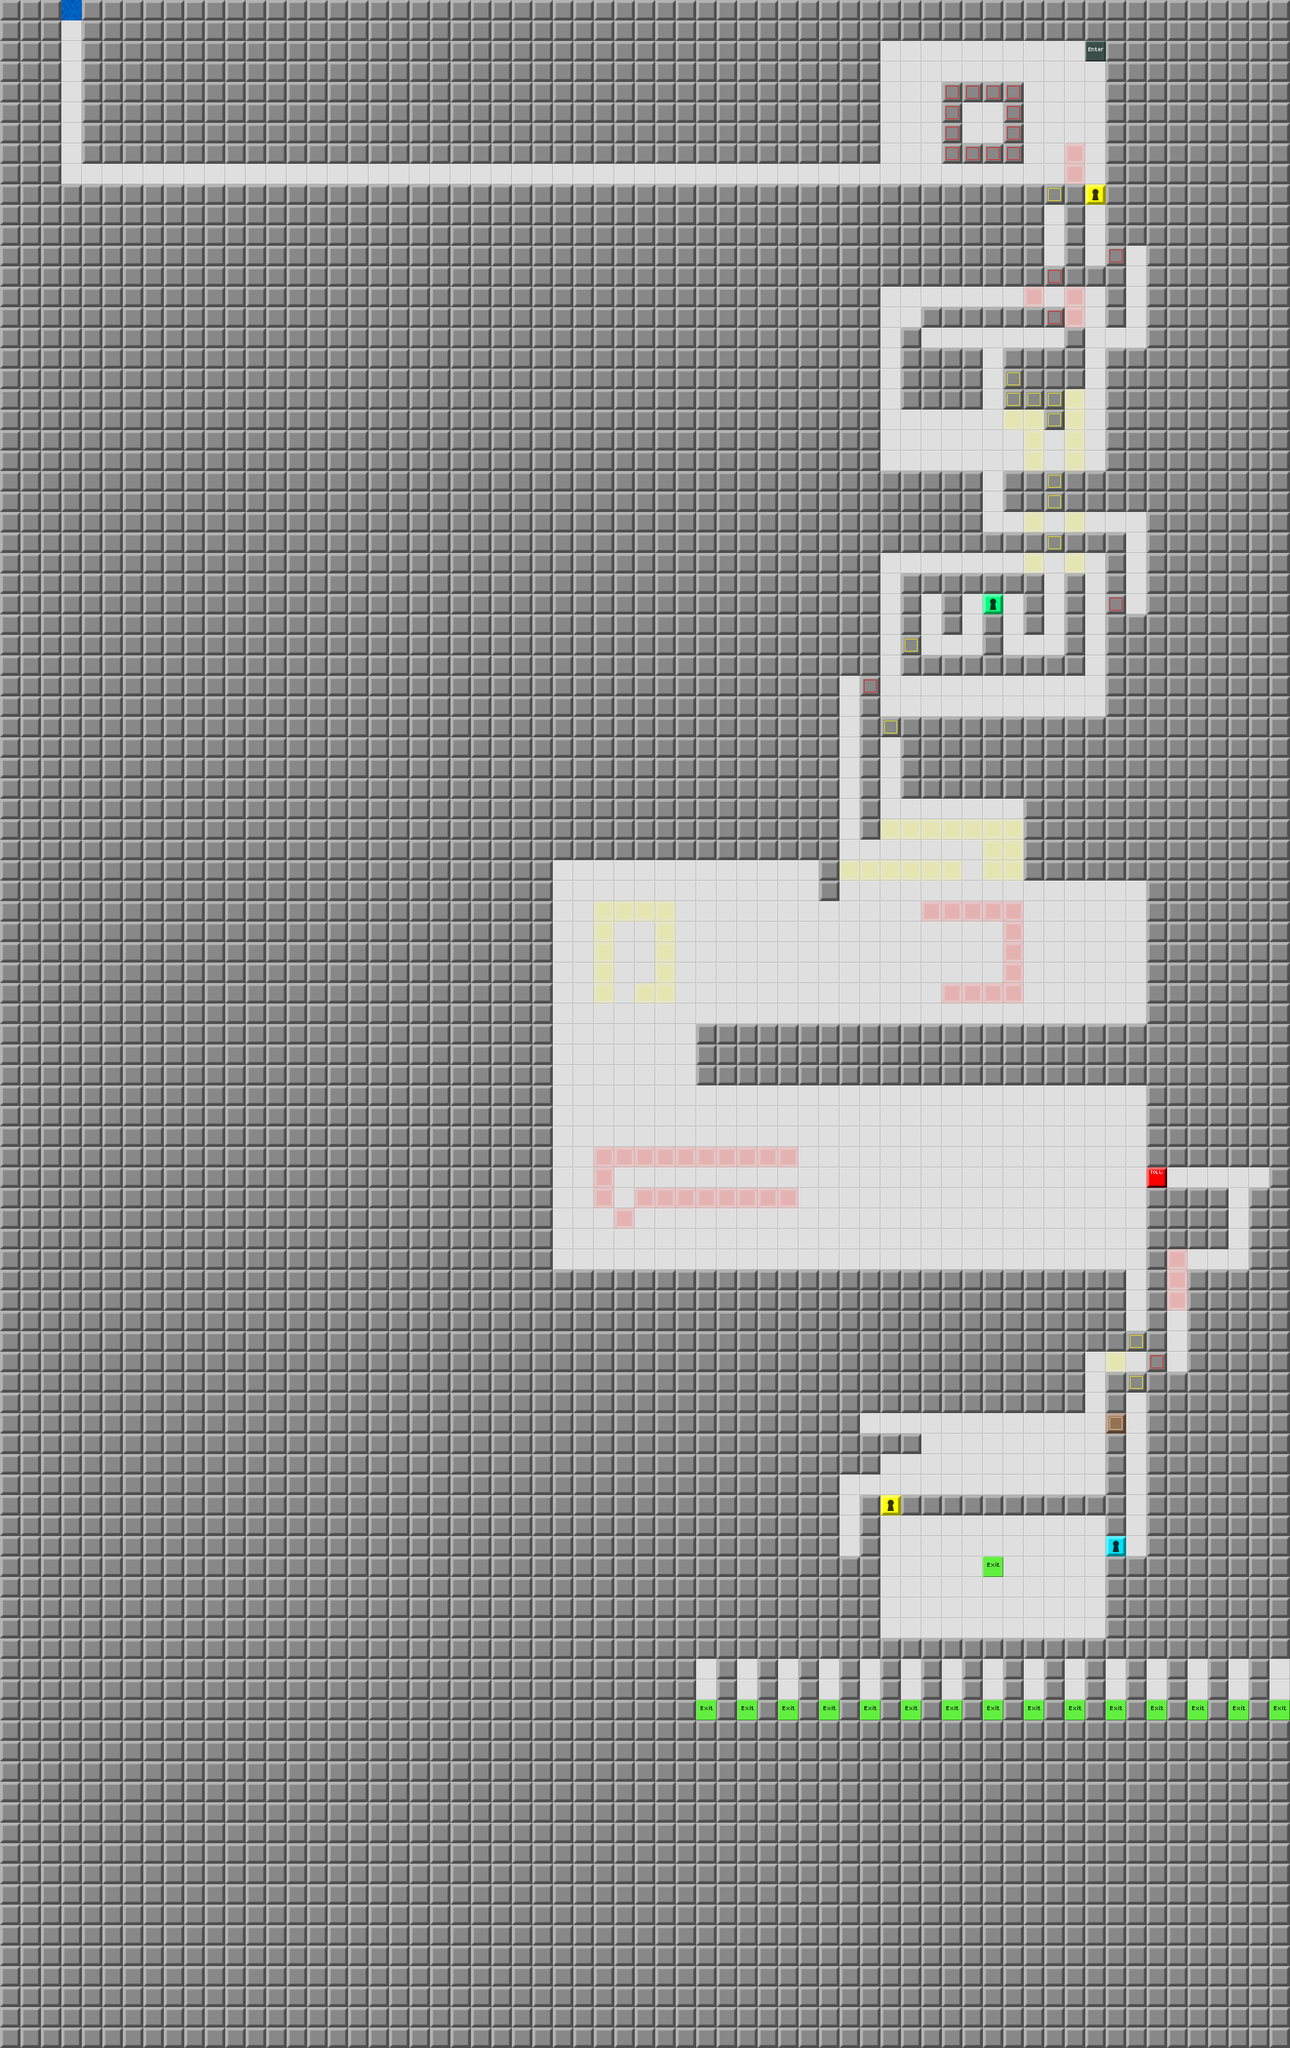

Below is a game level as drawn by its tile map, then a one-line description and the .tmx that defines it (tile-layer data replaced by summaries):
An orthogonal 63x100 tile map with 32x32 px tiles, 1 tile layer (Map) and 128 objects (key).

<map version="1.0" orientation="orthogonal" width="63" height="100" tilewidth="32" tileheight="32">
 <tileset firstgid="1" name="devgraphics" tilewidth="32" tileheight="32">
  <image source="../../../Content/JakesChallenge/devgraphics.png" width="192" height="288" />
  <tile id="0">
   <properties>
    <property name="type" value="floor" />
   </properties>
  </tile>
  <tile id="1">
   <properties>
    <property name="type" value="wall" />
   </properties>
  </tile>
  <tile id="2">
   <properties>
    <property name="type" value="yellowDoor" />
   </properties>
  </tile>
  <tile id="3">
   <properties>
    <property name="type" value="yellowKey" />
   </properties>
  </tile>
  <tile id="4">
   <properties>
    <property name="type" value="start" />
   </properties>
  </tile>
  <tile id="5">
   <properties>
    <property name="type" value="exit" />
   </properties>
  </tile>
  <tile id="6">
   <properties>
    <property name="type" value="nascar" />
   </properties>
  </tile>
  <tile id="7">
   <properties>
    <property name="type" value="help" />
   </properties>
  </tile>
  <tile id="8">
   <properties>
    <property name="type" value="ball" />
   </properties>
  </tile>
  <tile id="9">
   <properties>
    <property name="type" value="predator" />
   </properties>
  </tile>
  <tile id="10">
   <properties>
    <property name="type" value="player2" />
   </properties>
  </tile>
  <tile id="11">
   <properties>
    <property name="type" value="money" />
   </properties>
  </tile>
  <tile id="12">
   <properties>
    <property name="type" value="toll" />
   </properties>
  </tile>
  <tile id="13">
   <properties>
    <property name="type" value="toll2" />
   </properties>
  </tile>
  <tile id="14">
   <properties>
    <property name="type" value="pushBlock" />
   </properties>
  </tile>
  <tile id="15">
   <properties>
    <property name="color" value="red" />
    <property name="type" value="switch" />
   </properties>
  </tile>
  <tile id="16">
   <properties>
    <property name="color" value="red" />
    <property name="type" value="disappearingWall" />
   </properties>
  </tile>
  <tile id="18">
   <properties>
    <property name="" value="" />
   </properties>
  </tile>
  <tile id="19">
   <properties>
    <property name="type" value="water" />
   </properties>
  </tile>
  <tile id="20">
   <properties>
    <property name="type" value="redDoor" />
   </properties>
  </tile>
  <tile id="21">
   <properties>
    <property name="color" value="red" />
    <property name="type" value="redKey" />
   </properties>
  </tile>
  <tile id="22">
   <properties>
    <property name="color" value="red" />
    <property name="type" value="appearingWall" />
   </properties>
  </tile>
  <tile id="23">
   <properties>
    <property name="type" value="redAppearingBlock2" />
   </properties>
  </tile>
  <tile id="24">
   <properties>
    <property name="type" value="britishNascar" />
   </properties>
  </tile>
  <tile id="25">
   <properties>
    <property name="type" value="hiddenSwitch" />
   </properties>
  </tile>
  <tile id="26">
   <properties>
    <property name="type" value="gronpree" />
   </properties>
  </tile>
  <tile id="27">
   <properties>
    <property name="color" value="yellow" />
    <property name="type" value="switch" />
   </properties>
  </tile>
  <tile id="28">
   <properties>
    <property name="color" value="yellow" />
    <property name="type" value="disappearingWall" />
   </properties>
  </tile>
  <tile id="30">
   <properties>
    <property name="type" value="constructionButton" />
   </properties>
  </tile>
  <tile id="31">
   <properties>
    <property name="type" value="help2" />
   </properties>
  </tile>
  <tile id="32">
   <properties>
    <property name="type" value="cyanDoor" />
   </properties>
  </tile>
  <tile id="33">
   <properties>
    <property name="type" value="cyanKey" />
   </properties>
  </tile>
  <tile id="34">
   <properties>
    <property name="color" value="yellow" />
    <property name="type" value="appearingWall" />
   </properties>
  </tile>
  <tile id="36">
   <properties>
    <property name="type" value="teleporter" />
   </properties>
  </tile>
  <tile id="39">
   <properties>
    <property name="color" value="green" />
    <property name="type" value="switch" />
   </properties>
  </tile>
  <tile id="40">
   <properties>
    <property name="color" value="green" />
    <property name="type" value="disappearingWall" />
   </properties>
  </tile>
  <tile id="42">
   <properties>
    <property name="type" value="outTeleporter" />
   </properties>
  </tile>
  <tile id="43">
   <properties>
    <property name="type" value="smartPredator" />
   </properties>
  </tile>
  <tile id="44">
   <properties>
    <property name="type" value="greenDoor" />
   </properties>
  </tile>
  <tile id="45">
   <properties>
    <property name="color" value="green" />
    <property name="type" value="greenKey" />
   </properties>
  </tile>
  <tile id="46">
   <properties>
    <property name="color" value="green" />
    <property name="type" value="appearingWall" />
   </properties>
  </tile>
  <tile id="48">
   <properties>
    <property name="type" value="futureWall" />
   </properties>
  </tile>
  <tile id="49">
   <properties>
    <property name="type" value="futureFloor" />
   </properties>
  </tile>
  <tile id="50">
   <properties>
    <property name="color" value="brownOff" />
    <property name="type" value="switch" />
   </properties>
  </tile>
  <tile id="51">
   <properties>
    <property name="color" value="brown" />
    <property name="type" value="switch" />
   </properties>
  </tile>
 </tileset>
 <layer name="Map" width="63" height="100">
  <data>[6300 cells, 6300 non-empty, 14 distinct tile ids]</data>
 </layer>
 <objectgroup name="Enemies" width="63" height="100">
  <object gid="11" x="1536" y="2624">
   <properties>
    <property name="direction" value="up" />
   </properties>
  </object>
  <object gid="44" x="96" y="64" />
  <object gid="44" x="1472" y="2624" />
  <object gid="44" x="1408" y="2624" />
  <object gid="44" x="1344" y="2624" />
  <object gid="44" x="1280" y="2624" />
  <object gid="44" x="1216" y="2624" />
  <object gid="44" x="1152" y="2624" />
  <object gid="44" x="1088" y="2624" />
  <object gid="44" x="1600" y="2624" />
  <object gid="44" x="1664" y="2624" />
  <object gid="44" x="1728" y="2624" />
  <object gid="44" x="1792" y="2624" />
  <object gid="44" x="1856" y="2624" />
  <object gid="44" x="1920" y="2624" />
  <object gid="44" x="1984" y="2624" />
 </objectgroup>
 <objectgroup name="Items" width="63" height="100">
  <object name="i1" type="key" gid="4" x="1696" y="2400" />
  <object gid="16" x="1440" y="1024" />
  <object gid="4" x="1376" y="288" />
  <object gid="16" x="1632" y="960" />
  <object gid="16" x="1472" y="1504" />
  <object gid="16" x="1504" y="1504" />
  <object gid="16" x="1536" y="1504" />
  <object gid="16" x="1504" y="1472" />
  <object gid="28" x="1312" y="1120" />
  <object gid="28" x="1312" y="1152" />
  <object gid="28" x="1312" y="1184" />
  <object gid="28" x="1312" y="1216" />
  <object gid="28" x="1312" y="1248" />
  <object gid="28" x="1312" y="1280" />
  <object gid="28" x="1312" y="1312" />
  <object gid="28" x="1312" y="1344" />
  <object gid="28" x="1344" y="1344" />
  <object gid="28" x="1376" y="1344" />
  </objectgroup>
 <objectgroup name="Tools" width="63" height="100">
  <!-- 1 objects omitted --></objectgroup>
 <objectgroup name="Parameters" width="63" height="100">
  <properties>
   <property name="time" value="-1" />
  </properties>
 </objectgroup>
</map>
<!-- 94 of 128 objects omitted -->
